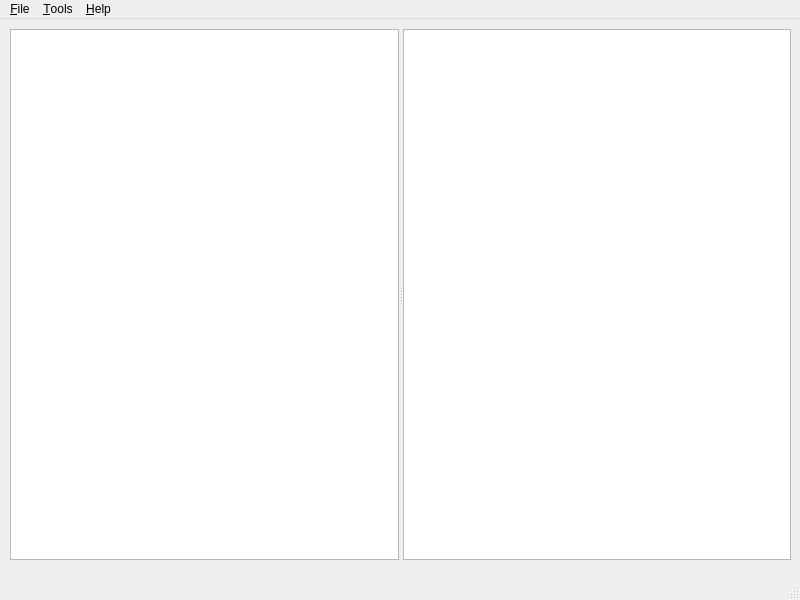
<?xml version="1.0" encoding="UTF-8"?>
<ui version="4.0">
 <class>MainWindow</class>
 <widget class="QMainWindow" name="MainWindow">
  <property name="geometry">
   <rect>
    <x>0</x>
    <y>0</y>
    <width>800</width>
    <height>600</height>
   </rect>
  </property>
  <property name="windowTitle">
   <string>MainWindow</string>
  </property>
  <widget class="QWidget" name="centralwidget">
   <widget class="QSplitter" name="splitter">
    <property name="geometry">
     <rect>
      <x>10</x>
      <y>10</y>
      <width>781</width>
      <height>531</height>
     </rect>
    </property>
    <property name="orientation">
     <enum>Qt::Horizontal</enum>
    </property>
    <widget class="QTreeView" name="treeView"/>
    <widget class="QTextEdit" name="textEdit"/>
   </widget>
  </widget>
  <widget class="QMenuBar" name="menubar">
   <property name="geometry">
    <rect>
     <x>0</x>
     <y>0</y>
     <width>800</width>
     <height>23</height>
    </rect>
   </property>
   <widget class="QMenu" name="menu_File">
    <property name="title">
     <string>&amp;File</string>
    </property>
    <addaction name="action_New"/>
    <addaction name="action_Open"/>
    <addaction name="separator"/>
    <addaction name="action_Properties"/>
    <addaction name="separator"/>
    <addaction name="action_Save"/>
    <addaction name="separator"/>
    <addaction name="actionE_xit"/>
   </widget>
   <widget class="QMenu" name="menu_Tools">
    <property name="title">
     <string>&amp;Tools</string>
    </property>
    <addaction name="actionOptions"/>
   </widget>
   <widget class="QMenu" name="menu_Help">
    <property name="title">
     <string>&amp;Help</string>
    </property>
    <addaction name="action_PIM_Help"/>
    <addaction name="separator"/>
    <addaction name="action_About_PIM"/>
   </widget>
   <addaction name="menu_File"/>
   <addaction name="menu_Tools"/>
   <addaction name="menu_Help"/>
  </widget>
  <widget class="QStatusBar" name="statusbar"/>
  <action name="action_New">
   <property name="text">
    <string>&amp;New...</string>
   </property>
  </action>
  <action name="action_Open">
   <property name="text">
    <string>&amp;Open...</string>
   </property>
  </action>
  <action name="action_Properties">
   <property name="text">
    <string>&amp;Properties...</string>
   </property>
  </action>
  <action name="action_Save">
   <property name="text">
    <string>&amp;Save</string>
   </property>
  </action>
  <action name="actionE_xit">
   <property name="text">
    <string>E&amp;xit...</string>
   </property>
  </action>
  <action name="actionOptions">
   <property name="text">
    <string>&amp;Options...</string>
   </property>
  </action>
  <action name="action_PIM_Help">
   <property name="text">
    <string>&amp;PyWiki Help</string>
   </property>
  </action>
  <action name="action_About_PIM">
   <property name="text">
    <string>&amp;About PyWiki...</string>
   </property>
  </action>
 </widget>
 <resources/>
 <connections/>
</ui>
